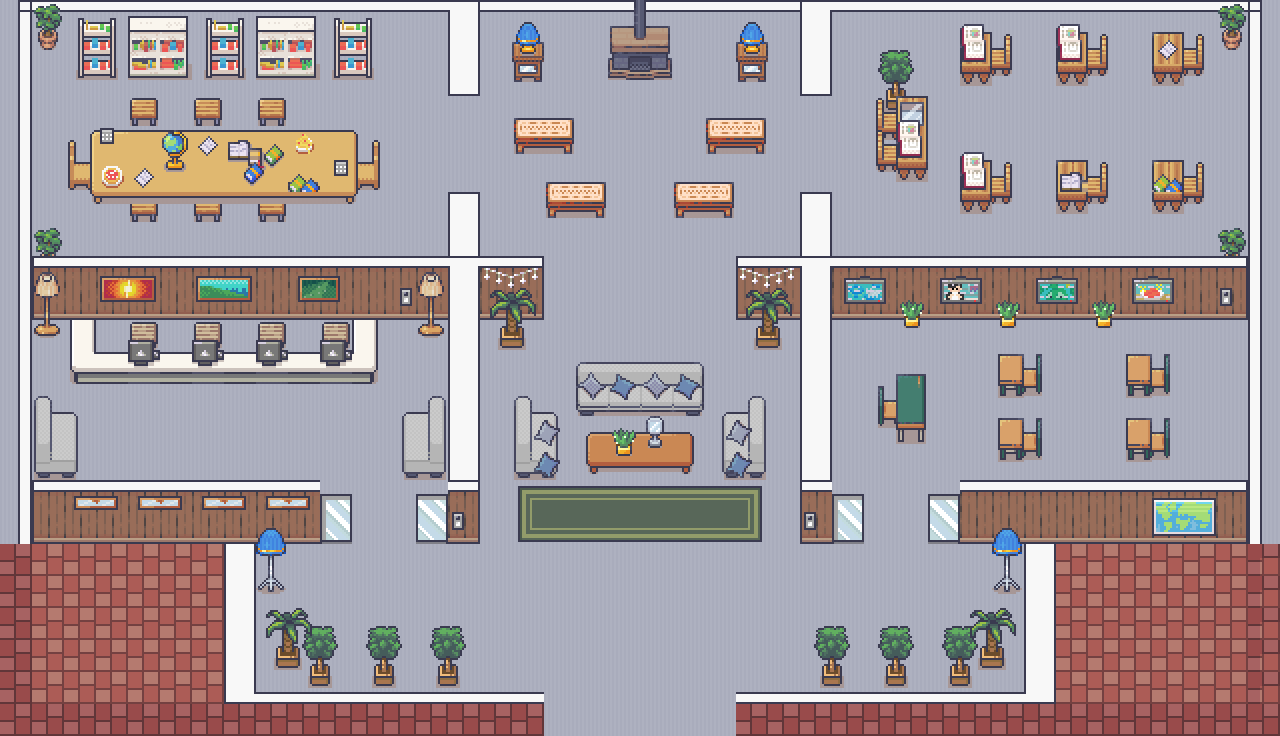

Rendered tile map (Tiled .tmx) drawn with the repository's tilesets; below, a short description and the map source with its tile grids summarised:
An orthogonal 40x23 tile map with 32x32 px tiles, 10 tile layers (Floor, Boundary, Plant, Wall, ...), 2 tilesets.

<map version="1.10" tiledversion="1.11.2" orientation="orthogonal" renderorder="right-down" width="40" height="23" tilewidth="32" tileheight="32" infinite="0" nextlayerid="13" nextobjectid="1">
 <editorsettings>
  <export target="office.json" format="json" />
 </editorsettings>
 <tileset firstgid="1" source="../../tileset/data/Room_Builder_free_32x32.tsx" />
 <tileset firstgid="392" source="../../tileset/png/Interiors_free_32x32.tsx" />
 <layer id="1" name="Floor" width="40" height="23">
  <data>[920 cells, 920 non-empty, 2 distinct tile ids]</data>
 </layer>
 <layer id="2" name="Boundary" width="40" height="23">
  <data>[920 cells, 102 non-empty, 10 distinct tile ids]</data>
 </layer>
 <layer id="12" name="Plant" width="40" height="23">
  <data>[920 cells, 10 non-empty, 8 distinct tile ids]</data>
 </layer>
 <layer id="4" name="Wall" width="40" height="23">
  <data>[920 cells, 134 non-empty, 17 distinct tile ids]</data>
 </layer>
 <layer id="5" name="Chairs" width="40" height="23">
  <data>[920 cells, 14 non-empty, 9 distinct tile ids]</data>
 </layer>
 <layer id="3" name="Background" width="40" height="23">
  <data>[920 cells, 83 non-empty, 44 distinct tile ids]</data>
 </layer>
 <layer id="6" name="Things1" width="40" height="23">
  <data>[920 cells, 92 non-empty, 66 distinct tile ids]</data>
 </layer>
 <layer id="8" name="Things2" width="40" height="23">
  <data>[920 cells, 82 non-empty, 47 distinct tile ids]</data>
 </layer>
 <layer id="9" name="Thing3" width="40" height="23">
  <data>[920 cells, 102 non-empty, 34 distinct tile ids]</data>
 </layer>
 <layer id="11" name="Thing3" width="40" height="23">
  <data>[920 cells, 126 non-empty, 15 distinct tile ids]</data>
 </layer>
</map>
